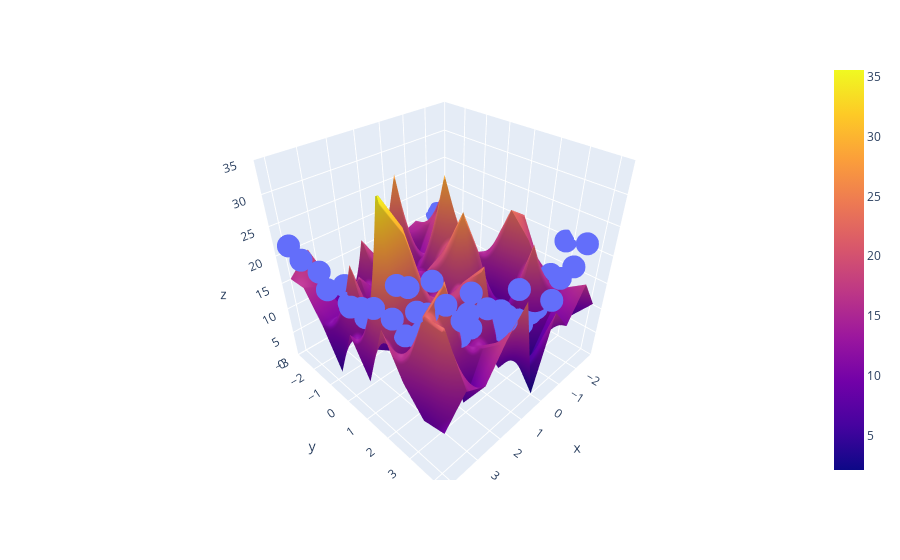

The cell this chart's notebook holds for it:
### Code cell
# fig=px.scatter_3d(x=x.ravel(),y=y.ravel(),z=z.ravel())
# # fig.add_trace(go.surface(x=xInput,y=yInput,z=zFinal))
# fig.add_surface(x=xInput, y=yInput, z=zFinal)
# fig.update_layout(scene = dict(zaxis = dict(range=[0,3,5])))
# fig.show()

fig = px.scatter_3d(x=x.ravel(), y=y.ravel(), z=z.ravel())

fig.add_trace(go.Surface(x = xInput, y = yInput, z =zFinal))

fig.update_layout(scene = dict(zaxis = dict(range=[0,35])))

fig.show()
